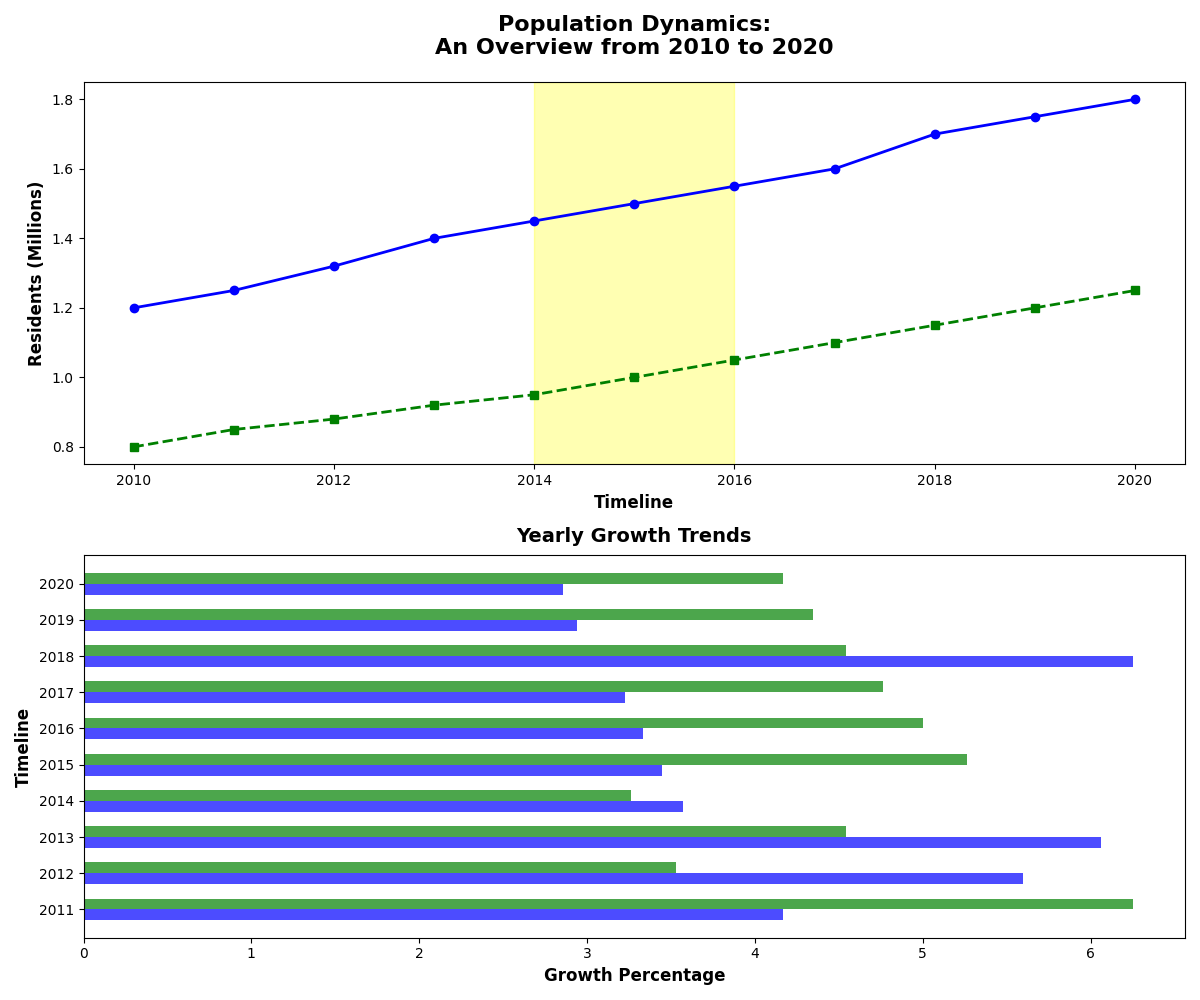

The Python source for this figure:
import matplotlib.pyplot as plt
import numpy as np

years = np.arange(2010, 2021)
city1_population = [1.2, 1.25, 1.32, 1.40, 1.45, 1.50, 1.55, 1.60, 1.70, 1.75, 1.80]
city2_population = [0.8, 0.85, 0.88, 0.92, 0.95, 1.00, 1.05, 1.10, 1.15, 1.20, 1.25]

def calculate_annual_growth_rate(data):
    return [100 * (data[k+1] - data[k]) / data[k] for k in range(len(data)-1)]

city1_growth = calculate_annual_growth_rate(city1_population)
city2_growth = calculate_annual_growth_rate(city2_population)

fig, (ax1, ax2) = plt.subplots(2, 1, figsize=(12, 10))

ax1.plot(years, city1_population, marker='o', linestyle='-', color='blue', linewidth=2)
ax1.plot(years, city2_population, marker='s', linestyle='--', color='green', linewidth=2)
ax1.set_title("Population Dynamics:\nAn Overview from 2010 to 2020", fontsize=16, fontweight='bold', pad=20)
ax1.set_xlabel('Timeline', fontsize=12, fontweight='bold')
ax1.set_ylabel('Residents (Millions)', fontsize=12, fontweight='bold')
ax1.axvspan(2014, 2016, color='yellow', alpha=0.3)

ind = np.arange(len(city1_growth))
width = 0.3

ax2.barh(ind - width/2, city1_growth, height=width, color='blue', alpha=0.7)
ax2.barh(ind + width/2, city2_growth, height=width, color='green', alpha=0.7)
ax2.set_title('Yearly Growth Trends', fontsize=14, fontweight='bold', pad=10)
ax2.set_xlabel('Growth Percentage', fontsize=12, fontweight='bold')
ax2.set_ylabel('Timeline', fontsize=12, fontweight='bold')
ax2.set_yticks(ind)
ax2.set_yticklabels(years[1:])

plt.tight_layout()
plt.show()
